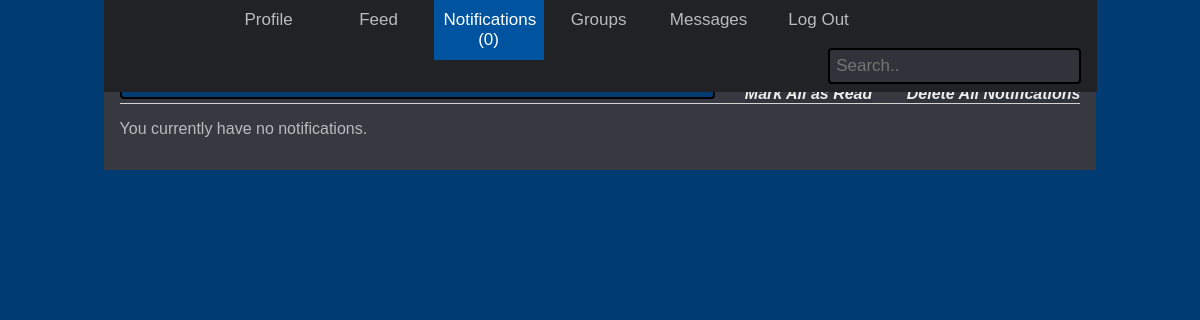
Before: /notif/ (signed in) with the older database file.
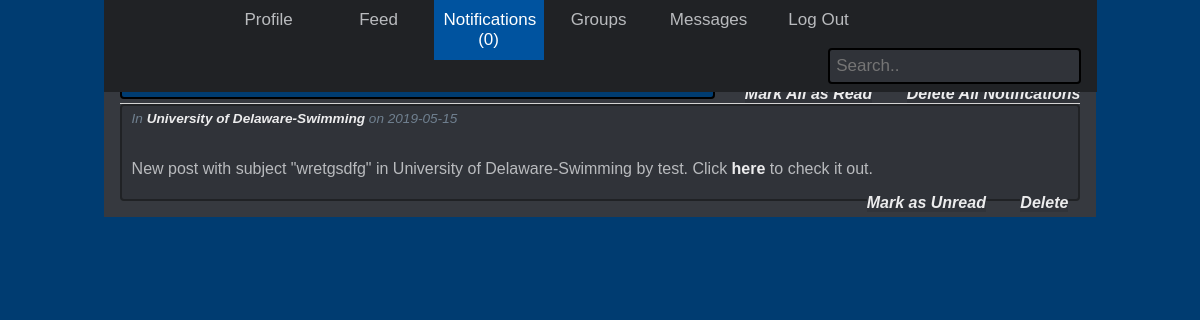
After: the same page with the newer database file.
### tables this page shows
CREATE TABLE user (
  id INTEGER PRIMARY KEY AUTOINCREMENT,
  username TEXT UNIQUE NOT NULL,
  password TEXT NOT NULL,
  fname TEXT NOT NULL,
  lname TEXT NOT NULL,
  school TEXT NOT NULL,
  gradyear INTEGER NOT NULL,
  major TEXT NOT NULL,
  email TEXT NOT NULL,
  notifs INTEGER DEFAULT 0
);

CREATE TABLE groups (
  id INTEGER PRIMARY KEY AUTOINCREMENT,
  gname TEXT NOT NULL,
  members TEXT,
  administrators TEXT
);

CREATE TABLE notifications (
  id INTEGER PRIMARY KEY AUTOINCREMENT,
  userid INTEGER NOT NULL,
  pid INTEGER,
  gid INTEGER,
  created TIMESTAMP NOT NULL DEFAULT CURRENT_TIMESTAMP,
  body TEXT NOT NULL,
  read INTEGER DEFAULT 0
);

### studybreak/notifications.py (the view)
@bp.route('/')
@login_required
def index():
    userid = session.get('user_id')
    db = get_db()
    notifs = db.execute(
        'SELECT read, pid, gid, created, body, id FROM notifications'
        ' WHERE userid = ?'
        ' ORDER BY created DESC', (userid,)
    ).fetchall()
    glist = []
    for row in notifs:
        glist.append(get_groupname(row[2]))
    return render_template('notifications/notifications.html', notifications=notifs, glist=glist, active='notif')

### studybreak/auth.py (called while the page is built)
def login_required(view):
    @functools.wraps(view)
    def wrapped_view(**kwargs):
        if g.user is None:
            return redirect(url_for('auth.login'))
        return view(**kwargs)
    return wrapped_view

@bp.before_app_request
def load_logged_in_user():
    user_id = session.get('user_id')
    g.memberlist = []
    if user_id is None:
        g.user = None
    else:
        g.user = get_db().execute(
            'SELECT * FROM user WHERE id = ?', (user_id,)
        ).fetchone()
        g.grouplist = get_subscribed_groups(format(int(user_id), '05'))
        try:
            g.memberlist = get_subscribed_members(g.grouplist[0])
        except:
            print()

### studybreak/db.py (called while the page is built)
def get_db():
    if 'db' not in g:
        g.db = sqlite3.connect(
            current_app.config['DATABASE'],
            detect_types=sqlite3.PARSE_DECLTYPES
        )
        g.db.row_factory = sqlite3.Row
    return g.db

### studybreak/group.py (called while the page is built)
def get_groupname(gid):
    db = get_db()
    return db.execute('SELECT gname FROM groups WHERE id = ?', (gid,)).fetchone()[0]

def get_subscribed_groups(uid):
    group_list = []
    db = get_db()
    garray = db.execute('SELECT * FROM groups WHERE members IS NOT NULL ORDER BY gname').fetchall()
    for row in garray:
        if str(uid) in row[2]:
            group_list.append(row[1])
    return group_list

def get_subscribed_members(gname):
    member_list = []
    id_list = []
    members = []
    db = get_db()
    marray = db.execute('SELECT members FROM groups WHERE gname = ?', (gname,)).fetchone()
    if marray[0] is not None:
        members = marray[0].split(',')
        for user_id in members:
            member = db.execute('SELECT fname, lname FROM user WHERE id = ?', (user_id,)).fetchone()
            if member is not None:
                name = member[0] + ' ' + member[1]
                member_list.append(name)
                id_list.append(user_id)
    return member_list, id_list

### studybreak/templates/notifications/notifications.html (shortened to what this page needs)
{% extends 'base.html' %}
{% block header %}
  <h1>{% block title %}Notifications{% endblock %}</h1>
  <div class="notiffuncts">
    <a href="{{ url_for('notif.mark_all_read') }}">Mark All as Read</a>
    <a href="{{ url_for('notif.delAll') }}">Delete All Notifications</a>
  </div>
{% endblock %}
{% block content %}
  {% if glist == [] %}
    <p>You currently have no notifications.</p>
  {% else %}
    {% for i in range(notifications|length) %}
    <li>
      <article class="post">
        <header>
          <div>
            <div class="about">In <a href="{{ url_for('groups.load_group', gname=glist[i]) }}">{{ glist[i] }}</a> on {{ notifications[i]['created'].strftime('%Y-%m-%d') }}</div>
          </div>
        </header>
        <br>
        <p class="body">{{ notifications[i]['body'] }} Click <a href="{{ url_for('notif.movingRead', p=notifications[i]['pid'], gname=glist[i], n=notifications[i]['id']) }}">here</a> to check it out.</p>
        <div>
          <div class="notiffuncts">
            {% if notifications[i]['read'] == 0 %}
              <a href="{{ url_for('notif.mark_read', id=notifications[i]['id']) }}">Mark as Read</a>
            {% else %}
            <a href="{{ url_for('notif.mark_unread', id=notifications[i]['id']) }}">Mark as Unread</a>
            {% endif %}
            <a href="{{ url_for('notif.delNotif', id=notifications[i]['id']) }}">Delete</a>
          </div>
        </div>
      </article>
    {% endfor %}</li>
  {% endif %}
{% endblock %}

### studybreak/templates/base.html (shortened to what this page needs)
<!doctype html>
<link rel="stylesheet" href="{{ url_for('static', filename='style.css') }}">
<div class="topnav">
    <a class="{% if active=='home' %}active{%endif %}" href="{{ url_for('index') }}">
      <img src="https://cdn.discordapp.com/attachments/574782032962519064/576136389972721674/studybreaklogostarter.png" style="width:70px;height:14px;">
    </a>
    {% if g.user %}
    <a class="{% if active=='profile' %}active{%endif %}" href="{{ url_for('profile.profile', id=g.user['id']) }}">Profile</a>
    <a class="{% if active=='feed' %}active{%endif %}" href="{{ url_for('blog.index') }}">Feed</a>
    <a class="{% if active=='notif' %}active{% elif g.user['notifs'] %}notif{% endif %}" href="{{ url_for('notif.index') }}">Notifications ({{ g.user['notifs'] }})</a>
    <a class="{% if active=='groups' %}active{%endif %}" href="{{ url_for('groups.load_groups') }}">Groups</a>
    <a class="{% if active=='messages' %}active{%endif %}" href="{{ url_for('pm.getConvs') }}">Messages</a>
    <a href="{{ url_for('auth.logout') }}">Log Out</a>
    {% else %}
      <a class="{% if active=='register' %}active{%endif %}" href="{{ url_for('auth.register') }}">Register</a>
      <a class="{% if active=='login' %}active{%endif %}" href="{{ url_for('auth.login') }}">Log In</a>
    {% endif %}
    <form action="{{ url_for('auth.search') }}" method="POST">
    <div class="search-container">
        <input type="text" placeholder="Search.." name="search" id="search">
    </div>
    </form>
  </div>
<section class="content">
  <header>
    {% block header %}{% endblock %}
  </header>
  {% block content %}{% endblock %}
</section>

### studybreak/static/style.css (style rules this page uses)
h1, h2, h3, h4, h5, h6 { font-family: serif; color: white; width: 100% padding: 20px 26px; display: block; background-color: #003c71; text-align: center; align: center; margin: 1rem 0; border-radius: 4px; border: 2px solid black; }
a { color: #ececed; background-color: #303339; padding: none; text-decoration: none; font-weight: bold; }
li { padding: 5px 10px; background-color: #303339; border: 2px solid #202225; border-radius: 4px; list-style: none; }
input { color: #ececed; align: center; background-color: #303339; border: 2px solid black; border-radius: 4px; margin: 8px 0; box-sizing: border-box; font-size: 15px; padding: 12px 20px; width: 35%; }
.notiffuncts { color: slategray; font-style: italic; float: right; }
.notiffuncts a { margin-left:30px; display: inline-block; }
.content { color: #b9bbbe; padding: 0 1rem 1rem; }
.content > header { border-bottom: 1px solid lightgray; display: flex; align-items: flex-end; }
.content > header h1 { flex: auto; margin: 1rem 0 0.25rem 0; }
.post > header { display: flex; align-items: flex-end; font-size: 0.85em; }
.post > header > div:first-of-type { flex: auto; }
.post .about { color: slategray; font-style: italic; }
.post .body { white-space: pre-line; display: inline-block; }
.content:last-child { margin-bottom: 0; }
.topnav { overflow: hidden; background-color: #202225; position: fixed; top: 0; display: inline; overflow: hidden; padding: 0; list-style-type: none; margin: 0; width: 82.8%; max-width: 1080px; }
.topnav a { float: left; display: block; color: #b9bbbe; font-weight: normal; background-color: #202225; text-align: center; padding: 10px; text-decoration: none; font-size: 17px; display: block; width: 90px; height: 100%; }
.topnav a.active { background-color: #00539f; color: white; }
.topnav .search-container { float: right; }
.topnav input[type=text] { padding: 6px; width: 100%; border: 2px solid black; margin-top: 8px; margin-right: 16px; font-size: 17px; float: right; }

Changed rows visible on the page:
added groups: gname "University of Delaware-Swimming"
added notifications: created "2019-05-15", body "New post with subject \"wretgsdfg\" in University of Delaware-Swimming by test."
Other visible differences:
new list line: "In on Click here to check it out. Mark as Unread Delete"
text no longer shown: "You currently have no notifications."
